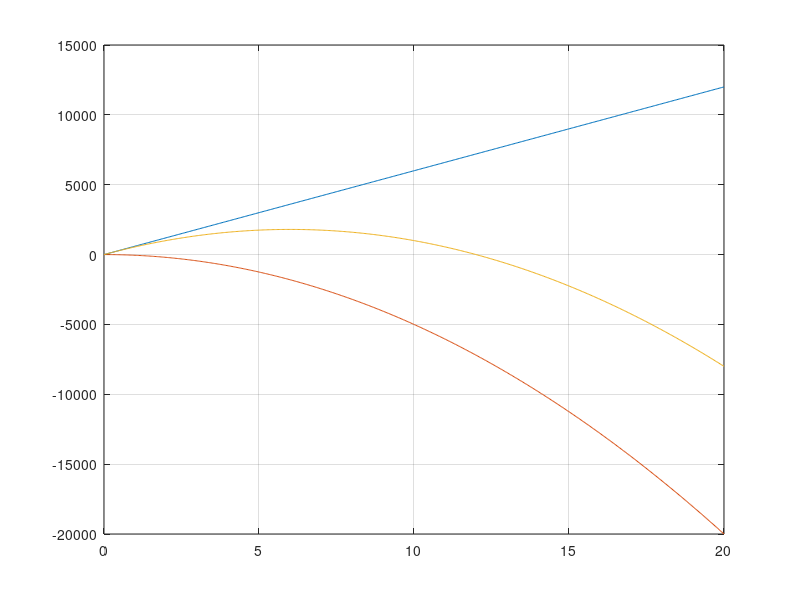

This figure's MATLAB source:
clear all
close all
clc

m = 60;;
g = 10;
k = 100;

e = linspace(0,20,500);

y1 = (m*g).*e;
y2 = -(0.5*k).*e.^2;
y = y1+y2;

emax = m*g/k

figure(1)
plot(e,y1)
hold on
plot(e,y2);
plot(e,y);
grid on
